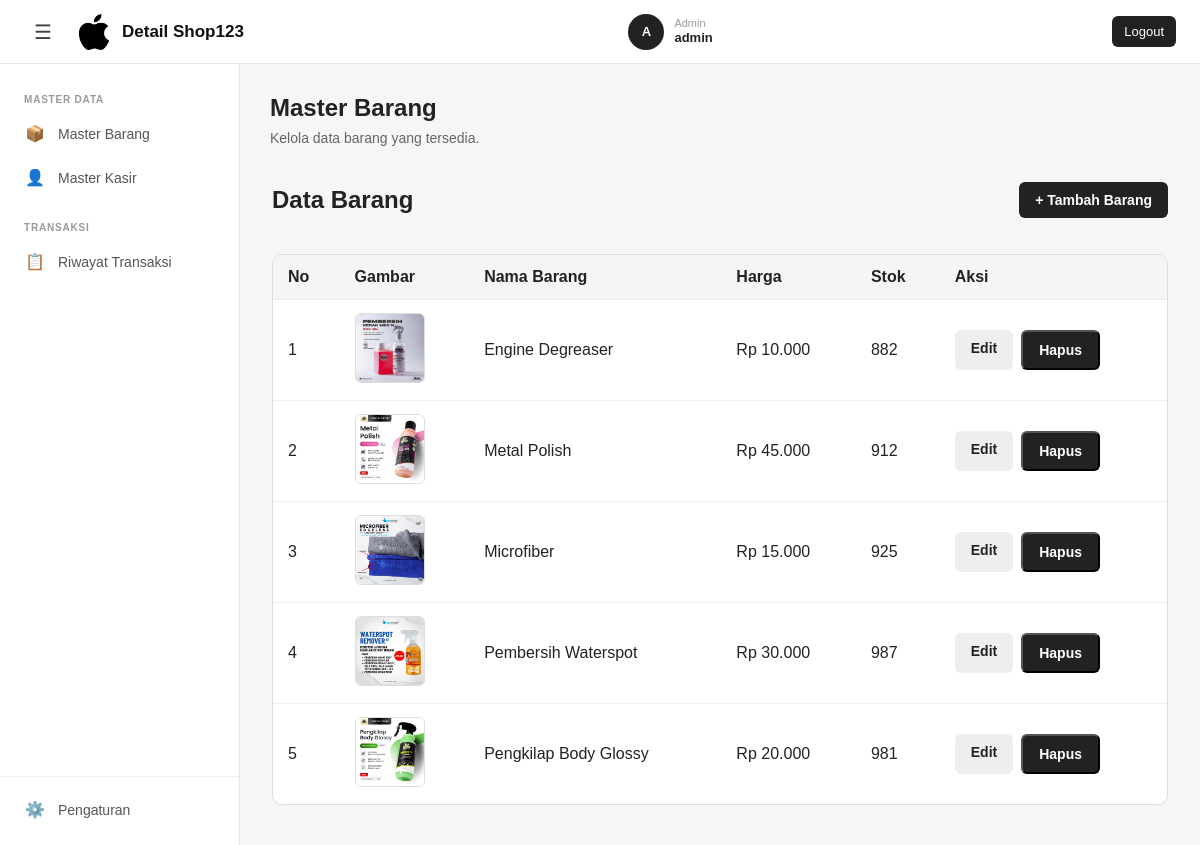
/admin/barang/barang.php (signed in), run on the app's committed database.
### tables this page shows
CREATE TABLE IF NOT EXISTS `toko` (
  `id` int NOT NULL AUTO_INCREMENT,
  `nama_toko` varchar(60) NOT NULL,
  `no_hp_toko` varchar(20) NOT NULL,
  `alamat_toko` varchar(255) NOT NULL,
  `logo_toko` varchar(255) NOT NULL,
  PRIMARY KEY (`id`)
);

CREATE TABLE IF NOT EXISTS `barang` (
  `id` int NOT NULL AUTO_INCREMENT,
  `nama_barang` varchar(60) NOT NULL,
  `harga_barang` int NOT NULL DEFAULT (0),
  `stok` int NOT NULL,
  `gambar` varchar(255) DEFAULT NULL,
  PRIMARY KEY (`id`)
);

### functions.php (called while the page is built, shortened)
<?php
$conn = mysqli_connect("localhost", "root", "", "transaksi");
mysqli_set_charset($conn, "utf8mb4");
function query($sql)
{
    global $conn;
    $result = mysqli_query($conn, $sql);
    $rows = [];
    while ($row = mysqli_fetch_assoc($result)) {
        $rows[] = $row;
    }
    return $rows;
}
function getBarang()
{
    return query(
        "SELECT *
         FROM barang
         ORDER BY nama_barang ASC"
    );
}
function getToko()
{
    global $conn;
    $result = mysqli_query($conn, "SELECT * FROM toko LIMIT 1");
    return mysqli_fetch_assoc($result);
}

### admin/barang/barang.php (the view, shortened to what this page needs)
<?php
require_once '../../functions.php';
$barang = getBarang();
?>
<!DOCTYPE html>
<html lang="id">
<head>
    <link rel="stylesheet" href="/css/layout.css">
    <link rel="stylesheet" href="/css/master-barang.css">
</head>
<body>
<?php include '../../components/navbar.php'; ?>
<?php include '../../components/sidebar.php'; ?>
<div class="page-content">
    <header class="page-header">
        <div>
            <h1>Master Barang</h1>
            <p>Kelola data barang yang tersedia.</p>
        </div>
    </header>
    <main class="page-main">
        <div class="toolbar">
            <h2>Data Barang</h2>
            <a href="tambah-barang.php" class="btn btn-tambah">
                + Tambah Barang
            </a>
        </div>
        <div class="table-container">
            <table>
                <thead>
                    <tr>
                        <th>No</th>
                        <th>Gambar</th>
                        <th>Nama Barang</th>
                        <th>Harga</th>
                        <th>Stok</th>
                        <th>Aksi</th>
                    </tr>
                </thead>
                <tbody>
                    <?php if (empty($barang)): ?>
                        <tr>
                            <td colspan="6" class="kosong">
                                Belum ada data barang.
                            </td>
                        </tr>
                    <?php else: ?>
                        <?php foreach ($barang as $index => $b): ?>
                            <tr>
                                <td>
                                    <?= $index + 1; ?>
                                </td>
                                <td>
                                    <?php if (!empty($b['gambar'])): ?>
                                        <img src="/img/<?= htmlspecialchars($b['gambar']); ?>" alt="<?= htmlspecialchars($b['nama_barang']); ?>" class="gambar-produk">
                                    <?php else: ?>
                                        -
                                    <?php endif; ?>
                                </td>
                                <td>
                                    <?= htmlspecialchars($b['nama_barang']); ?>
                                </td>
                                <td>Rp
                                    <?= number_format($b['harga_barang'], 0, ',', '.'); ?>
                                </td>
                                <td>
                                    <?php if ((int) $b['stok'] <= 0): ?>
                                        <span class="stok-habis">
                                            Habis
                                        </span>
                                    <?php else: ?>
                                        <?= (int) $b['stok']; ?>
                                    <?php endif; ?>
                                </td>
                                <td>
                                    <div class="aksi">
                                        <a href="edit-barang.php?id=<?= $b['id']; ?>" class="btn btn-edit">Edit</a>
                                        <form action="hapus-barang.php" method="POST" style="margin:0;" onsubmit="return confirm('Yakin ingin menghapus barang ini?');">
                                            <button type="submit" class="btn btn-hapus">
                                                Hapus
                                            </button>
                                        </form>
                                    </div>
                                </td>
                            </tr>
                        <?php endforeach; ?>
                    <?php endif; ?>
                </tbody>
            </table>
        </div>
    </main>
</div>
</body>
</html>

### components/navbar.php
<?php
require_once __DIR__ . '/../functions.php';
$toko = getToko();
$nama_toko = $toko['nama_toko'] ?? 'Transaksi';
$logo_toko = $toko['logo_toko'] ?? '';
?>
<header class="navbar">
    <div class="navbar-left">
        <button
            type="button"
            class="menu-toggle"
            id="menuToggle"
            aria-label="Toggle sidebar"
        >
            ☰
        </button>
        <a class="brand">
            <?php if (!empty($logo_toko)): ?>
                <img src="/img/<?= htmlspecialchars($logo_toko); ?>" alt="Logo <?= htmlspecialchars($nama_toko); ?>" class="brand-logo">
            <?php else: ?>
                <span class="brand-logo-fallback">
                    T
                </span>
            <?php endif; ?>
            <span class="brand-text">
                <?= htmlspecialchars($nama_toko); ?>
            </span>
        </a>
    </div>
    <div class="navbar-right">
        <div class="kasir-profile">
            <div class="kasir-avatar">
                <?= strtoupper(substr($_SESSION['user']['username'], 0, 1)) ?>
            </div>
            <div class="kasir-info">
                <span class="kasir-label">
                    <?= ucfirst($_SESSION['user']['role']) ?>
                </span>
                <span class="kasir-name">
                    <?= htmlspecialchars($_SESSION['user']['username']) ?>
                </span>
            </div>
        </div>
    </div>
    <a href="/logout.php" class="logout-button">Logout</a>
</header>

### components/sidebar.php (shortened to what this page needs)
<?php
    $isAdmin = $_SESSION['user']['role'] === 'admin';
?>
<aside class="sidebar" id="sidebar">
    <div class="sidebar-menu">
        <?php if ($isAdmin): ?>
            <div class="menu-section">
                MASTER DATA
            </div>
            <a href="/admin/barang/barang.php" class="sidebar-link">
                <span class="sidebar-icon">📦</span>
                <span class="sidebar-text">Master Barang</span>
            </a>
            <a href="/admin/kasir/kasir.php" class="sidebar-link">
                <span class="sidebar-icon">👤</span>
                <span class="sidebar-text">Master Kasir</span>
            </a>
            <div class="menu-section">
                TRANSAKSI
            </div>
            <a href="/admin/transaksi/transaksi.php" class="sidebar-link">
                <span class="sidebar-icon">📋</span>
                <span class="sidebar-text">Riwayat Transaksi</span>
            </a>
        <?php endif; ?>
    </div>
    <div class="sidebar-bottom">
        <?php if ($isAdmin): ?>
            <a href="/admin/pengaturan.php" class="sidebar-link">
                <span class="sidebar-icon">⚙️</span>
                <span class="sidebar-text">Pengaturan</span>
            </a>
        <?php endif; ?>
    </div>
</aside>

### css/layout.css (style rules this page uses)
* { box-sizing: border-box; }
html, body { margin: 0; padding: 0; }
body { font-family: Arial, Helvetica, sans-serif; background: #f5f6f8; color: #222; }
.navbar { position: fixed; top: 0; left: 0; right: 0; width: 100%; height: 64px; display: flex; align-items: center; justify-content: space-between; padding: 0 24px; background: #ffffff; border-bottom: 1px solid #e5e7eb; z-index: 1000; position: fixed !important; }
.navbar-left { display: flex; align-items: center; gap: 14px; }
.menu-toggle { width: 38px !important; height: 38px; display: flex; align-items: center; justify-content: center; padding: 0 !important; border: none; border-radius: 7px; background: transparent !important; color: #444 !important; font-size: 20px !important; cursor: pointer; }
.brand { display: flex; align-items: center; gap: 10px; color: #222; text-decoration: none; }
.brand-text { font-size: 18px; font-weight: 700; }
.navbar-right { display: flex; align-items: center; }
.kasir-profile { display: flex; align-items: center; gap: 10px; }
.kasir-avatar { width: 36px; height: 36px; display: flex; align-items: center; justify-content: center; border-radius: 50%; background: #222; color: #fff; font-size: 13px; font-weight: 700; }
.kasir-info { display: flex; flex-direction: column; line-height: 1.2; }
.kasir-label { color: #999; font-size: 11px; }
.kasir-name { color: #222; font-size: 13px; font-weight: 600; }
.sidebar { position: fixed; top: 64px; left: 0; bottom: 0; width: 240px; background: #ffffff; border-right: 1px solid #e5e7eb; z-index: 900; display: flex; flex-direction: column; transition: transform 0.25s ease; }
.sidebar-menu { padding: 20px 12px; }
.menu-section { padding: 10px 12px 8px; color: #999; font-size: 10px; font-weight: 700; letter-spacing: 0.8px; }
.menu-section:not(:first-child) { margin-top: 14px; }
.sidebar-link { display: flex; align-items: center; width: 100%; padding: 11px 12px; margin-bottom: 3px; gap: 12px; border-radius: 7px; color: #555; text-decoration: none; font-size: 14px; font-weight: 500; transition: 0.15s; }
.sidebar-icon { width: 22px; display: flex; align-items: center; justify-content: center; flex-shrink: 0; font-size: 16px; }
.sidebar-text { white-space: nowrap; }
.sidebar-bottom { margin-top: auto; padding: 12px; border-top: 1px solid #eee; }
.page-content { min-height: 100vh; margin-left: 240px; padding-top: 64px; transition: margin-left 0.25s ease; }
.logout-button { margin-left: 15px; padding: 8px 12px; border-radius: 6px; background: #222; color: #fff; text-decoration: none; font-size: 13px; }
.brand { display: flex; align-items: center; gap: 10px; text-decoration: none; color: #111; }
.brand-logo { width: 36px; height: 36px; object-fit: contain; border-radius: 6px; }
.brand-text { font-size: 17px; font-weight: 700; }
.page-header { padding: 30px 32px 20px; }
.page-header h1 { margin: 0 0 6px; font-size: 24px; font-weight: 700; color: #222; }
.page-header p { margin: 0; font-size: 14px; color: #777; }
.page-main { padding: 0 32px 40px; }

### css/master-barang.css (style rules this page uses)
.page-header, .page-main { width: 100%; margin-left: auto; margin-right: auto; }
.page-header { padding: 30px 30px 20px; }
.page-header h1 { margin: 0 0 8px; }
.page-header p { margin: 0; color: #666; }
.toolbar { display: flex; justify-content: space-between; align-items: center; margin-bottom: 20px; gap: 15px; }
.btn { display: inline-block; padding: 10px 16px; border-radius: 6px; text-decoration: none; font-weight: 600; font-size: 14px; }
.btn-tambah { background: #222; color: white; }
.table-container { background: white; border: 1px solid #ddd; border-radius: 10px; overflow-x: auto; }
table { width: 100%; border-collapse: collapse; }
th, td { padding: 13px 15px; border-bottom: 1px solid #eee; text-align: left; }
th { background: #f5f5f5; font-weight: 600; }
tbody tr:last-child td { border-bottom: 0; }
.gambar-produk { width: 70px; height: 70px; object-fit: contain; border: 1px solid #ddd; border-radius: 6px; background: #fafafa; }
.aksi { display: flex; gap: 8px; }
.btn-edit { background: #eee; color: #222; }
.btn-hapus { background: #222; color: white; }

### data on the page
toko: logo_toko (picture), nama_toko "Detail Shop123"
barang: gambar (picture), nama_barang "Engine Degreaser", harga_barang "10.000", stok "882"
barang: gambar (picture), nama_barang "Metal Polish", harga_barang "45.000", stok "912"
barang: gambar (picture), nama_barang "Microfiber", harga_barang "15.000", stok "925"
barang: gambar (picture), nama_barang "Pembersih Waterspot", harga_barang "30.000", stok "987"
barang: gambar (picture), nama_barang "Pengkilap Body Glossy", harga_barang "20.000", stok "981"

### other printed values
substr($_SESSION['user']['username'], 0, 1) "A"
$_SESSION['user']['role'] "Admin"
$_SESSION['user']['username'] "admin"
